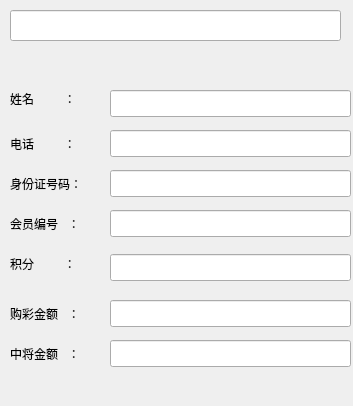
<?xml version="1.0" encoding="UTF-8"?>
<ui version="4.0">
 <class>Dialogmagcard</class>
 <widget class="QDialog" name="Dialogmagcard">
  <property name="geometry">
   <rect>
    <x>0</x>
    <y>0</y>
    <width>353</width>
    <height>406</height>
   </rect>
  </property>
  <property name="windowTitle">
   <string>Dialog</string>
  </property>
  <widget class="QLabel" name="label">
   <property name="geometry">
    <rect>
     <x>10</x>
     <y>90</y>
     <width>81</width>
     <height>17</height>
    </rect>
   </property>
   <property name="text">
    <string>姓名         ：</string>
   </property>
  </widget>
  <widget class="QLabel" name="label_2">
   <property name="geometry">
    <rect>
     <x>10</x>
     <y>135</y>
     <width>81</width>
     <height>17</height>
    </rect>
   </property>
   <property name="text">
    <string>电话         ：</string>
   </property>
  </widget>
  <widget class="QLabel" name="label_3">
   <property name="geometry">
    <rect>
     <x>10</x>
     <y>175</y>
     <width>81</width>
     <height>17</height>
    </rect>
   </property>
   <property name="text">
    <string>身份证号码：</string>
   </property>
  </widget>
  <widget class="QLabel" name="label_4">
   <property name="geometry">
    <rect>
     <x>10</x>
     <y>215</y>
     <width>81</width>
     <height>17</height>
    </rect>
   </property>
   <property name="text">
    <string>会员编号   ：</string>
   </property>
  </widget>
  <widget class="QLabel" name="label_5">
   <property name="geometry">
    <rect>
     <x>10</x>
     <y>255</y>
     <width>81</width>
     <height>17</height>
    </rect>
   </property>
   <property name="text">
    <string>积分         ：</string>
   </property>
  </widget>
  <widget class="QLabel" name="label_6">
   <property name="geometry">
    <rect>
     <x>10</x>
     <y>305</y>
     <width>81</width>
     <height>17</height>
    </rect>
   </property>
   <property name="text">
    <string>购彩金额   ：</string>
   </property>
  </widget>
  <widget class="QLabel" name="label_7">
   <property name="geometry">
    <rect>
     <x>10</x>
     <y>345</y>
     <width>81</width>
     <height>17</height>
    </rect>
   </property>
   <property name="text">
    <string>中将金额   ：</string>
   </property>
  </widget>
  <widget class="QLineEdit" name="lineEdit">
   <property name="geometry">
    <rect>
     <x>110</x>
     <y>90</y>
     <width>241</width>
     <height>27</height>
    </rect>
   </property>
  </widget>
  <widget class="QLineEdit" name="lineEdit_2">
   <property name="geometry">
    <rect>
     <x>110</x>
     <y>130</y>
     <width>241</width>
     <height>27</height>
    </rect>
   </property>
  </widget>
  <widget class="QLineEdit" name="lineEdit_3">
   <property name="geometry">
    <rect>
     <x>110</x>
     <y>170</y>
     <width>241</width>
     <height>27</height>
    </rect>
   </property>
  </widget>
  <widget class="QLineEdit" name="lineEdit_4">
   <property name="geometry">
    <rect>
     <x>110</x>
     <y>210</y>
     <width>241</width>
     <height>27</height>
    </rect>
   </property>
  </widget>
  <widget class="QLineEdit" name="lineEdit_5">
   <property name="geometry">
    <rect>
     <x>110</x>
     <y>254</y>
     <width>241</width>
     <height>27</height>
    </rect>
   </property>
  </widget>
  <widget class="QLineEdit" name="lineEdit_6">
   <property name="geometry">
    <rect>
     <x>110</x>
     <y>300</y>
     <width>241</width>
     <height>27</height>
    </rect>
   </property>
  </widget>
  <widget class="QLineEdit" name="lineEdit_7">
   <property name="geometry">
    <rect>
     <x>110</x>
     <y>340</y>
     <width>241</width>
     <height>27</height>
    </rect>
   </property>
  </widget>
  <widget class="QLineEdit" name="lineEdit_tip">
   <property name="geometry">
    <rect>
     <x>10</x>
     <y>10</y>
     <width>331</width>
     <height>31</height>
    </rect>
   </property>
  </widget>
  <widget class="QLabel" name="label_show">
   <property name="geometry">
    <rect>
     <x>10</x>
     <y>50</y>
     <width>271</width>
     <height>25</height>
    </rect>
   </property>
   <property name="font">
    <font>
     <family>Abyssinica SIL</family>
     <pointsize>12</pointsize>
    </font>
   </property>
   <property name="text">
    <string> </string>
   </property>
  </widget>
 </widget>
 <resources/>
 <connections/>
</ui>
